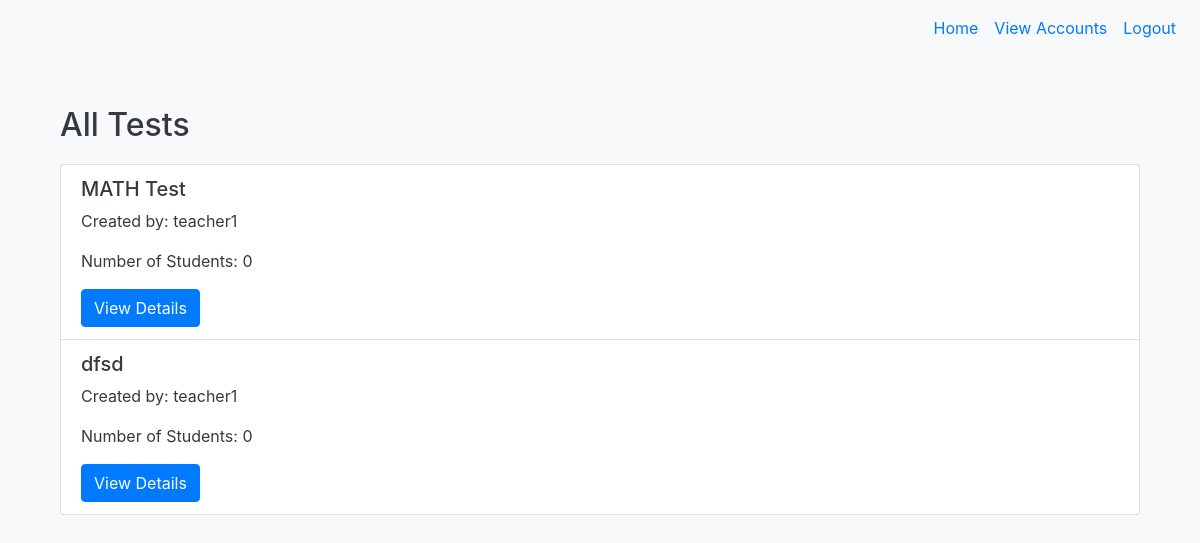
The app's page /tests (signed in) with its own data.
### tables this page shows
CREATE TABLE Test (
    id INTEGER PRIMARY KEY AUTOINCREMENT,
    teacher_id INTEGER NOT NULL,
    test_name TEXT NOT NULL,
    test_description TEXT,
    FOREIGN KEY (teacher_id) REFERENCES User(id)
);

### app.py (the view)
@app.route('/tests')
@login_required
def view_all_tests():
    tests = db.execute("SELECT Test.id, Test.test_name, Test.test_description, User.username AS teacher_name, COUNT(DISTINCT Answer.student_id) AS student_count "
                       "FROM Test "
                       "LEFT JOIN User ON Test.teacher_id = User.id "
                       "LEFT JOIN Answer ON Test.id = Answer.test_id "
                       "GROUP BY Test.id")
    return render_template('view_all_tests.html', tests=tests)

### app.py (called while the page is built)
@login_manager.user_loader
def load_user(user_id):
    user = db.execute("SELECT * FROM User WHERE id = ?", user_id)
    if user:
        return User(id=user[0]['id'], username=user[0]['username'], password=user[0]['password'], role=user[0]['role'])
    return None

### templates/view_all_tests.html
{% extends "base.html" %}
{% block content %}
<div class="container mt-4">
    <h2>All Tests</h2>
    <ul class="list-group">
        {% for test in tests %}
        <li class="list-group-item">
            <h5>{{ test.test_name }}</h5>
            <p>Created by: {{ test.teacher_name }}</p>
            <p>Number of Students: {{ test.student_count }}</p>
            <a href="/test/{{ test.id }}/details" class="btn btn-primary">View Details</a>
        </li>
        {% endfor %}
    </ul>
</div>
{% endblock %}

### static/css/styles.css (style rules this page uses)
body { background-color: #f8f9fa; color: #343a40; }
.container { margin-top: 50px; }
h2 { margin-bottom: 20px; }
.btn-primary { background-color: #007bff; border-color: #007bff; }

### records on screen
Test: test_name "MATH Test", teacher_name "teacher1", student_count "0"
Test: test_name "dfsd", teacher_name "teacher1", student_count "0"
